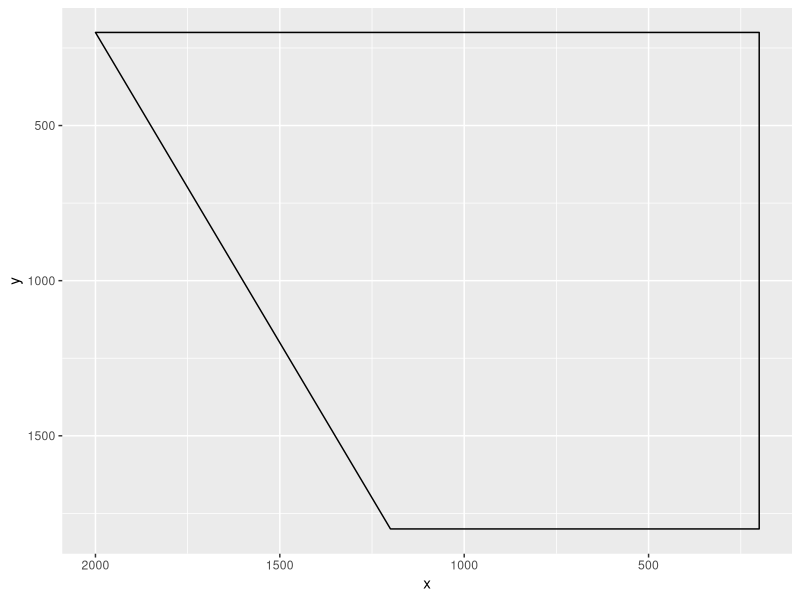
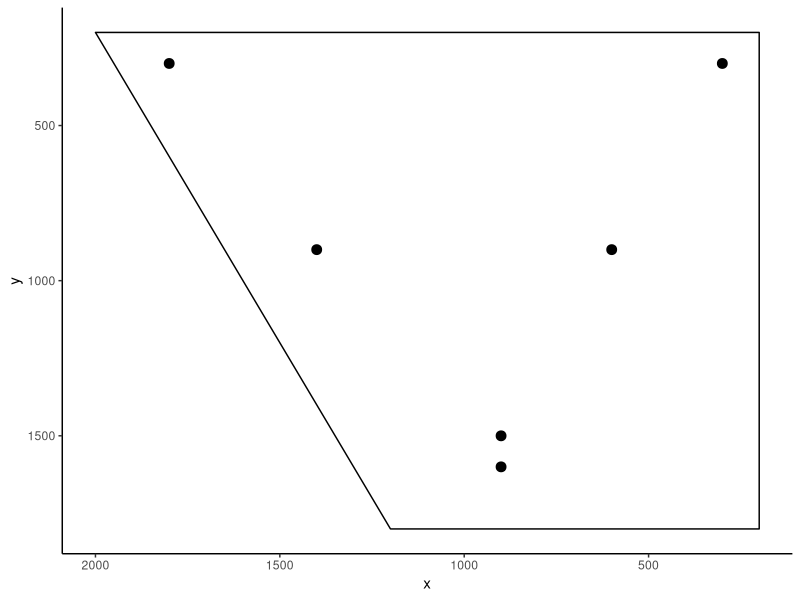
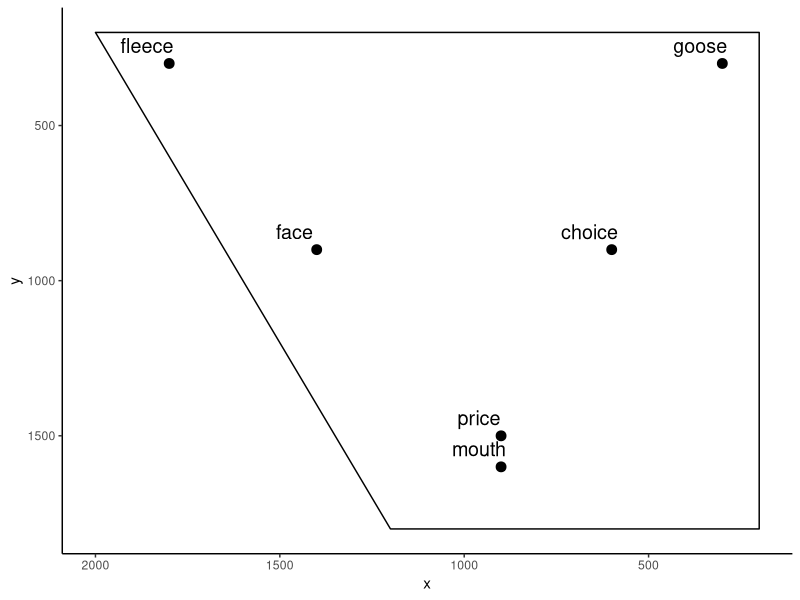
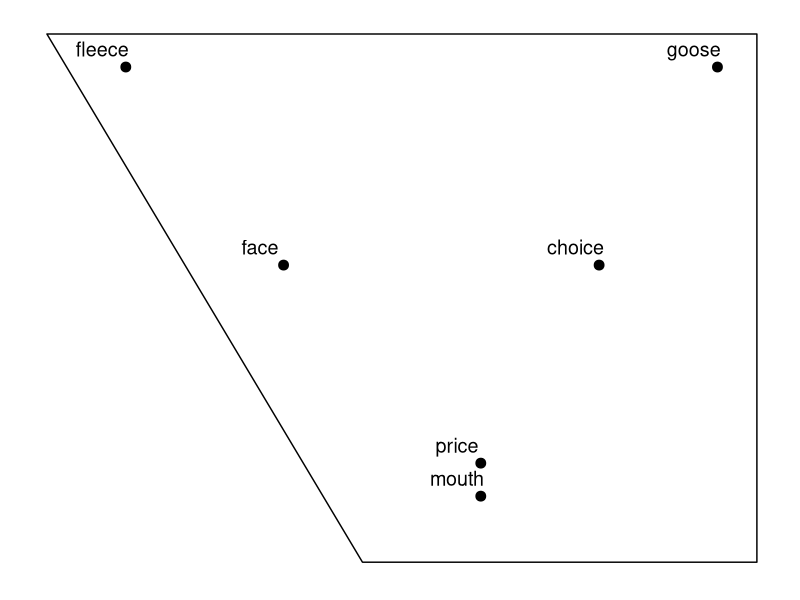
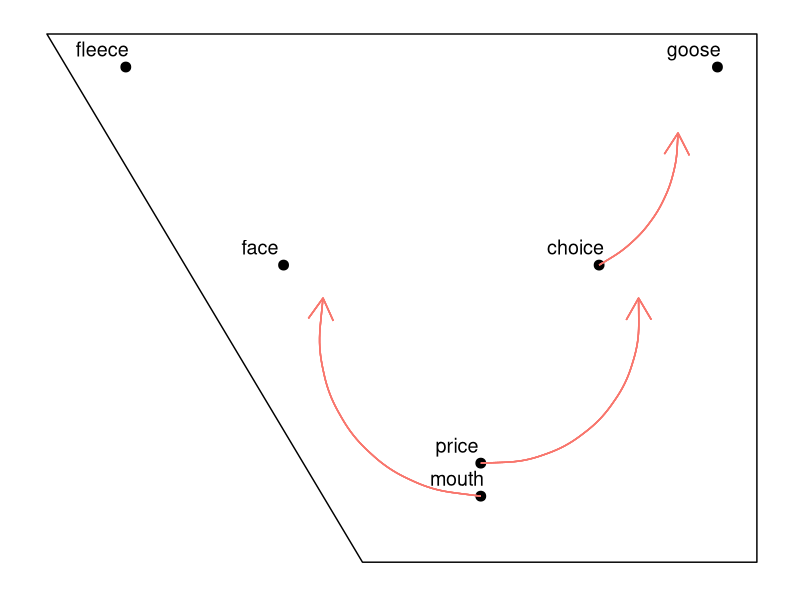

Source code (R) for these figures, in order:
## ---- chunk 1
library(tidyverse)
## ---- chunk 2
x <- c(200, 1200, 2000, 200)
y <- c(1800, 1800, 200, 200)
quad <- as.data.frame(cbind(x, y))
## ---- chunk 3
quad_plot <- ggplot(quad)+scale_x_reverse()+scale_y_reverse()+geom_polygon(aes(x, y), colour="black", fill=NA)
quad_plot
## ---- chunk 4
f2 <- c(1800, 300, 1400, 900, 900, 600)
f1 <- c(300, 300, 900, 1500, 1600, 900)
vowel <- c("fleece", "goose", "face", "price", "mouth", "choice")
data <- as.data.frame(cbind(f2, f1, vowel))
## ---- chunk 5
str(data)
## ---- chunk 6
data$f2 <- as.numeric(as.character(data$f2))
data$f1 <- as.numeric(as.character(data$f1))
## ---- chunk 7
quad2 <- quad_plot+geom_point(data=data, aes(x=f2, y=f1), size=3)+theme_classic()
quad2
## ---- chunk 8
quad3 <- quad2 + geom_text(data=data, aes(x=f2, y=f1, label=vowel), nudge_x=-60, vjust=-0.7, size=5)
quad3
## ---- chunk 9
quad4 <- quad3 + theme(axis.line=element_blank(),axis.text.x=element_blank(),
          axis.text.y=element_blank(),axis.ticks=element_blank(),
          axis.title.x=element_blank(),
          axis.title.y=element_blank(),legend.position="none",
          panel.background=element_blank(),panel.border=element_blank(),panel.grid.major=element_blank(),
          panel.grid.minor=element_blank(),plot.background=element_blank())
quad4
## ---- chunk 10
#f2.old <- c(900, 900, 600)
#f1.old <- c(1500, 1600, 900)
#f2.new <- c(500, 1200, 500)
#f1.new <- c(1000, 1000, 500)

quad4 + 
  geom_curve(aes(x = 900, y = 1500, xend = 500, yend = 1000, colour = "red"), curvature=+0.5, arrow=arrow()) + 
  geom_curve(aes(x = 900, y = 1600, xend = 1300, yend = 1000, colour = "red"), curvature=-0.5, arrow=arrow()) + 
  geom_curve(aes(x = 600, y = 900, xend = 400, yend = 500, colour = "red"), curvature=+0.3, arrow=arrow())
